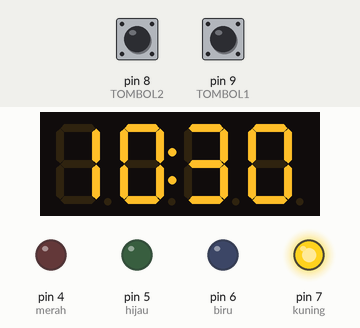
Simulated run of this sketch. Board: Arduino Uno, built with avr-gcc and run on an emulated ATmega328P. Parts: 4-digit seven-segment display, output pins drawn as LEDs (lit = HIGH). Inputs (shaded band) come from the test bench; at power-on: pin 8 (TOMBOL2) HIGH, pin 9 (TOMBOL1) HIGH.

Above: at 1.2 s.
1.3 s: pin 8 (TOMBOL2) pulled LOW for 0.15 s
At 1.9 s:
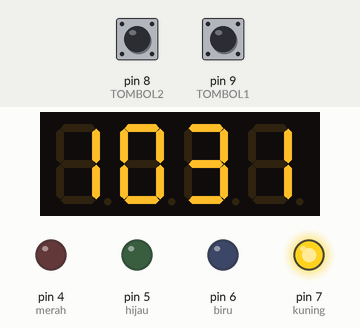
2.9 s: pin 9 (TOMBOL1) pulled LOW for 0.15 s
At 3.4 s:
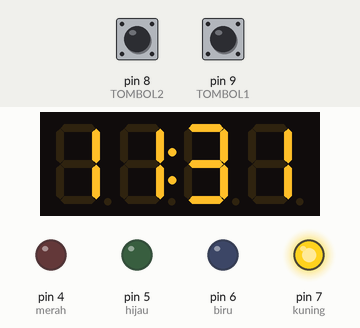
4.5 s: pin 8 (TOMBOL2) pulled LOW for 1 s
At 5.0 s:
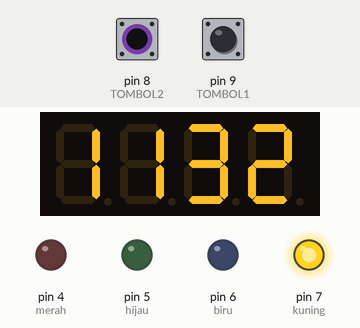
7.0 s: pin 9 (TOMBOL1) pulled LOW for 1 s
At 21.8 s:
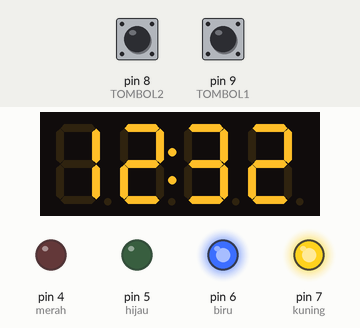
Timing chart, 0 to 23.3 s (numbered marks = the images above; inputs shaded):
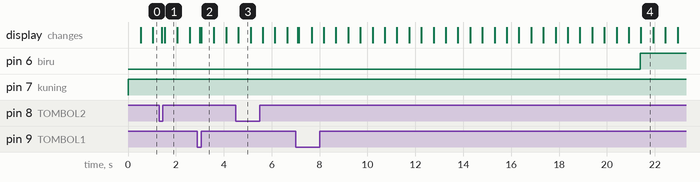

The sketch:

TUTORIAL_7SEGMENT_9.ino
```cpp
/*
   TUTORIAL SEVEN SEGMENT PADA ARDUINO
   MENGGUNAKAN CHIP TM1637
   MEMBUAT JAM - TANPA MENGGUNAKAN DELAY()
   GABUNG PENGGUNAAN DEBOUNCE PADA TOMBOL

   Pinout :
   CLK -> D10
   DIO -> D11

   Tombol 1 -> D9
   Tombol 2 -> D8

   D4 -> Led Merah
   D5 -> Led Hijau
   D6 -> Led Biru
   D7 -> Led Kuning

*/

#include <Arduino.h>
#include <TM1637Display.h>

// Module connection pins (Digital Pins)
#define CLK 10
#define DIO 11
#define merah 4
#define hijau 5
#define biru 6
#define kuning 7
#define TOMBOL1 9
#define TOMBOL2 8

//inisiasi TM1637
TM1637Display display(CLK, DIO);

int jam = 10;
int menit = 30;
int detik = 0;
int waktu;

int statusTitik = 0;

unsigned long millisSebelumnya1 = 0;
unsigned long millisSebelumnya2 = 0;

unsigned long waktuDebounceTerakhir1 = 0;
unsigned long waktuDebounceTerakhir2 = 0;
unsigned long delayDebounce = 50;
int statusTombol1;
int statusTombol2;
int statusTerakhirTombol1 = HIGH;
int statusTerakhirTombol2 = HIGH;

void setup()
{
  display.setBrightness(0x0f);
  pinMode(kuning, OUTPUT);
  pinMode(biru, OUTPUT);
  pinMode(hijau, OUTPUT);
  pinMode(merah, OUTPUT);
  pinMode(TOMBOL1, INPUT);
  pinMode(TOMBOL2, INPUT);
  digitalWrite(TOMBOL1, HIGH); //pull high sebagai default awal
  digitalWrite(TOMBOL2, HIGH); //pull high sebagai default awal

}

void loop()
{

  unsigned long millisSekarang1 = millis();
  if (millisSekarang1 - millisSebelumnya1 >= 1000) {
    millisSebelumnya1 = millisSekarang1;
    detik++;
  }
  if (detik == 60) {
    detik = 0;
    menit++;
  }
  if (menit == 60) {
    menit = 0;
    jam++;
  }
  if (jam == 24) {
    jam = 0;
  }
  waktu = (jam * 100) + menit;
  cekLed();

  unsigned long millisSekarang2 = millis();
  if (millisSekarang2 - millisSebelumnya2 >= 500) {
    millisSebelumnya2 = millisSekarang2;
    statusTitik = !statusTitik;
  }

  if (statusTitik == 0) {
    display.showNumberDecEx(waktu, (0x80 >> 1), true);
  } else {
    display.showNumberDec(waktu, true);
  }

  int a = digitalRead(TOMBOL1);
  if (a != statusTerakhirTombol1) {
    waktuDebounceTerakhir1 = millis();
  }
  if ((millis() - waktuDebounceTerakhir1) > delayDebounce) {
    if (a != statusTombol1) {
      statusTombol1 = a;
      if (statusTombol1 == LOW) {
        jam++;
        detik = 0;
      }
    }
  }
  statusTerakhirTombol1 = a;

  int b = digitalRead(TOMBOL2);
  if (b != statusTerakhirTombol2) {
    waktuDebounceTerakhir2 = millis();
  }
  if ((millis() - waktuDebounceTerakhir2) > delayDebounce) {
    if (b != statusTombol2) {
      statusTombol2 = b;
      if (statusTombol2 == LOW) {
        menit++;
        detik = 0;
      }
    }
  }
  statusTerakhirTombol2 = b;
}

void cekLed() {
  if (detik >= 0 && detik < 15) {
    digitalWrite(kuning, HIGH);
    digitalWrite(biru, LOW);
    digitalWrite(hijau, LOW);
    digitalWrite(merah, LOW);
  }
  if (detik >= 15 && detik < 30) {
    digitalWrite(kuning, HIGH);
    digitalWrite(biru, HIGH);
    digitalWrite(hijau, LOW);
    digitalWrite(merah, LOW);
  }
  if (detik >= 30 && detik < 45) {
    digitalWrite(kuning, HIGH);
    digitalWrite(biru, HIGH);
    digitalWrite(hijau, HIGH);
    digitalWrite(merah, LOW);
  }
  if (detik >= 45 && detik < 60) {
    digitalWrite(kuning, HIGH);
    digitalWrite(biru, HIGH);
    digitalWrite(hijau, HIGH);
    digitalWrite(merah, HIGH);
  }
}
```

Measured:
- after the input at 1.3 s, the display: first changes after 0.10 s (image 1 shows a later state)
- after the input at 2.9 s, the display: first changes after 0.09 s (image 2 shows a later state)
- after the input at 4.5 s, the display: changes after 0.11 s (image 3)
- after the input at 7.0 s, pin 6 (biru): LOW → HIGH after 14.4 s instead of 12.4 s; the display: first changes after 0.09 s (image 4 shows a later state)
